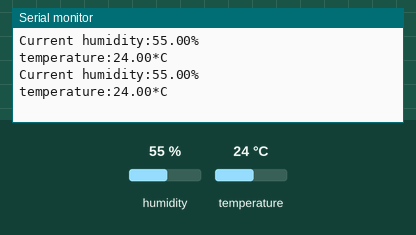
Recording of a sketch running on a simulated Arduino Uno, built with avr-gcc and run on an emulated ATmega328P. On the bench: the last lines printed to the serial monitor. The test bench sets the inputs (shaded band); at power-on: humidity 55 %, temperature 24 °C.

Above: at 5.3 s.
5.4 s: humidity set to 22 %
At 8.2 s:
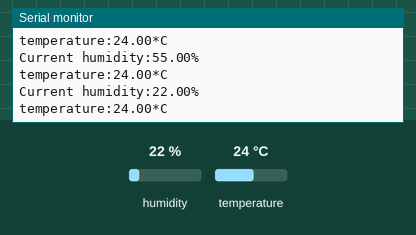
9.0 s: temperature set to 12 °C
At 11.0 s:
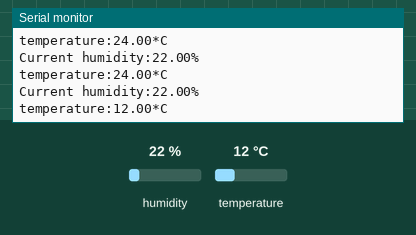
12.6 s: humidity set to 40 %
At 15.4 s:
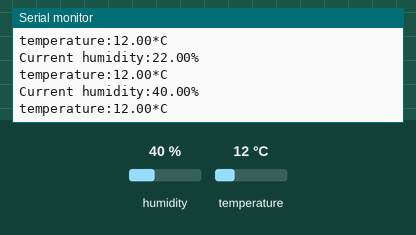
Timing chart, 0 to 16.9 s (numbered marks = the images above; inputs shaded):
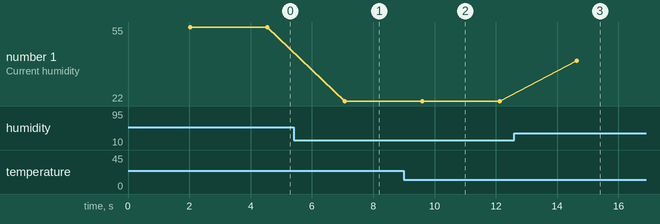

The sketch:

DHT11sensor.ino
```cpp
#include<DHT.h>

DHT dht(2, DHT11);

void setup(){

  Serial.begin(9600);
  dht.begin();

}
void loop(){

    delay(2000);
    float h =dht.readHumidity();
    float t = dht.readTemperature();

    Serial.print("Current humidity:");
    Serial.print(h);
    Serial.println("%  ");
    Serial.print("temperature:");
    Serial.print(t);
    Serial.println("*C  ");
    delay(500);


}
```

Measured:
- after the input at 5.4 s, the serial monitor: prints a new line after 1.7 s (image 1)
- after the input at 9.0 s, the serial monitor: prints a new line after 0.62 s (image 2)
- after the input at 12.6 s, the serial monitor: prints a new line after 2.0 s (image 3)
- plotted number 1: 55 → 22 after the input at 5.4 s, 22 → 40 after the input at 12.6 s
